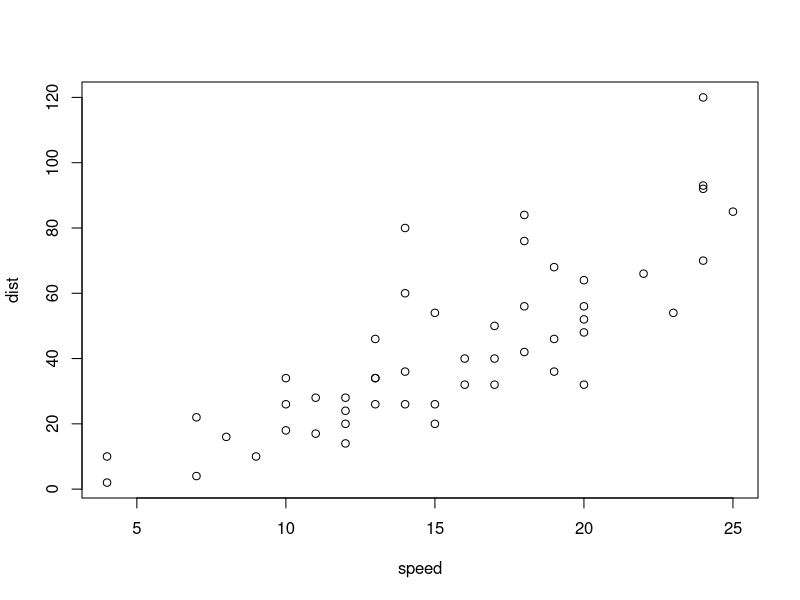
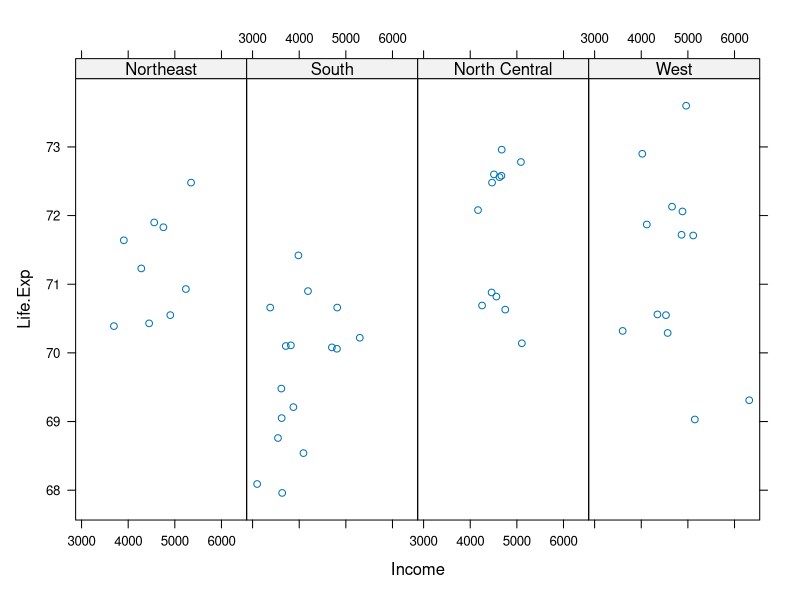
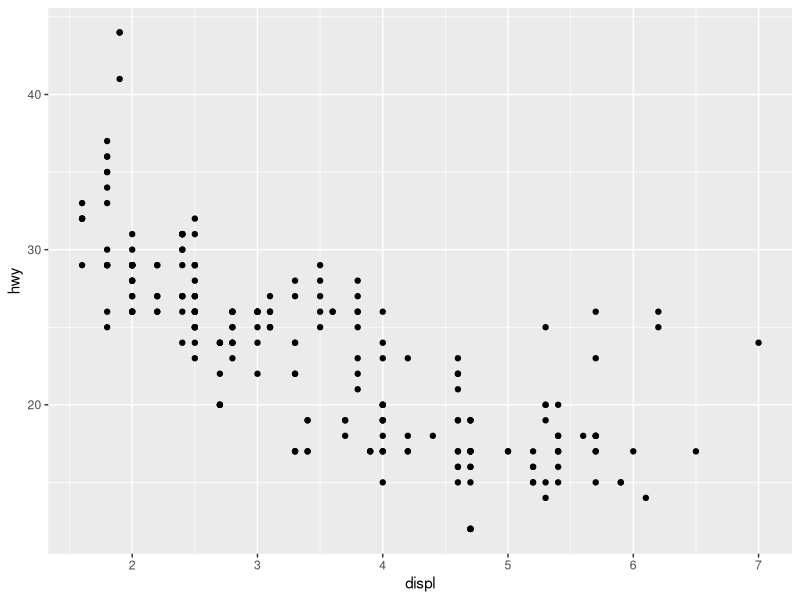
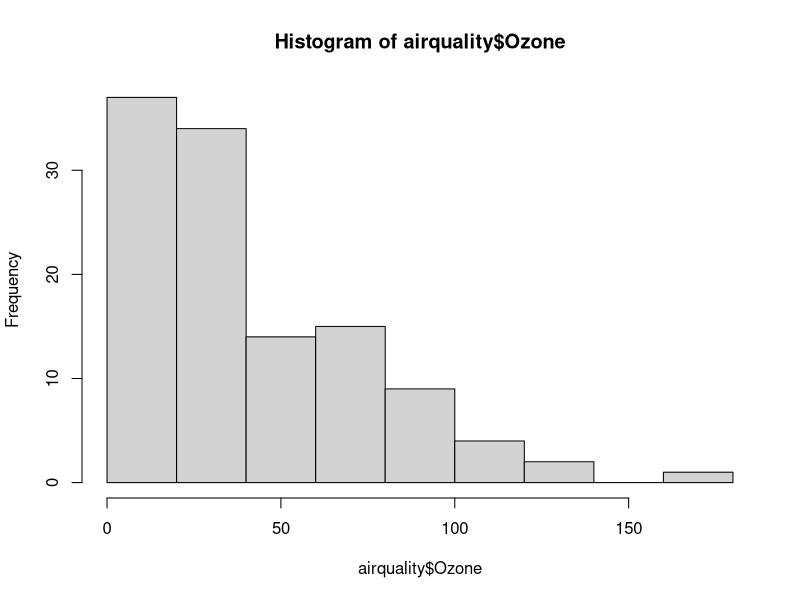
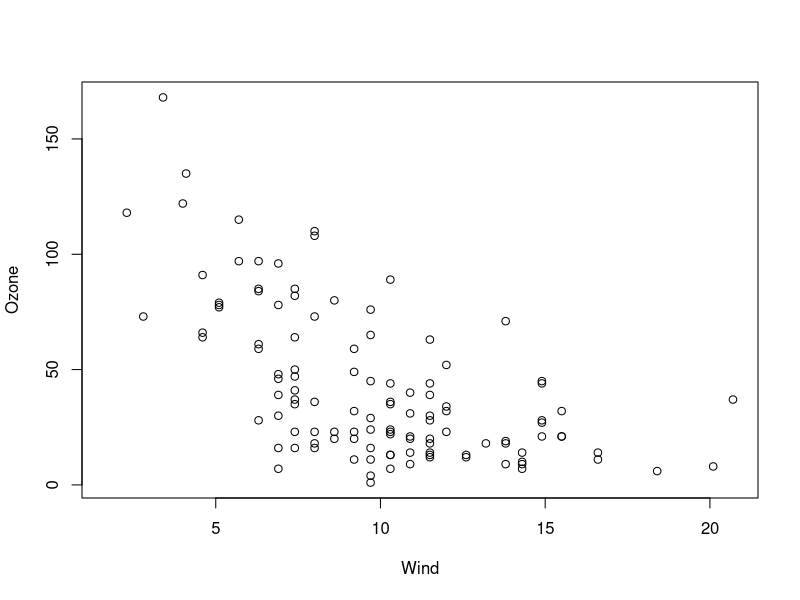
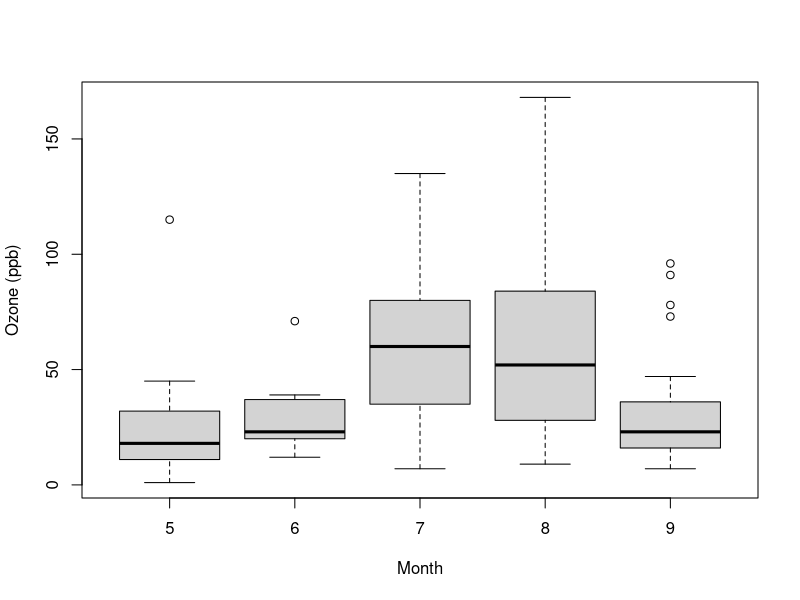

These figures' R source, in order:
## ---- chunk 1
library(datasets)
data(cars)
with(cars, plot(speed, dist))
## ---- chunk 2
library(lattice)
state <- data.frame(state.x77, region = state.region)
xyplot(Life.Exp~Income |  region, data = state, layout = c(4, 1))

## ---- chunk 3
library(ggplot2)
data(mpg)
qplot(displ, hwy, data = mpg)
## ---- chunk 4
library(datasets)
hist(airquality$Ozone)
## ---- chunk 5
library(datasets)
with(airquality, plot(Wind, Ozone))
## ---- chunk 6
library(datasets)
airquality <- transform(airquality, Month  = factor(Month))
boxplot(Ozone~Month, airquality, xlab = "Month", ylab = "Ozone (ppb)")


## ---- chunk 7
par("lty")

par("col")

par("pch")

par("bg")

par("mar")

par("mfrow")
